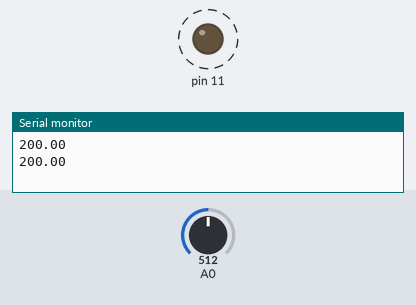
The sketch below on a simulated Arduino Uno, built with avr-gcc and run on an emulated ATmega328P. Shown: output pins drawn as LEDs (lit = HIGH), the last lines printed to the serial monitor. Dashed ring = blinking. The test bench sets the inputs (shaded band); at power-on: A0 = 512.

Above: at 1.8 s.
1.9 s: A0 set to 219
5.4 s: A0 set to 187
At 6.7 s:
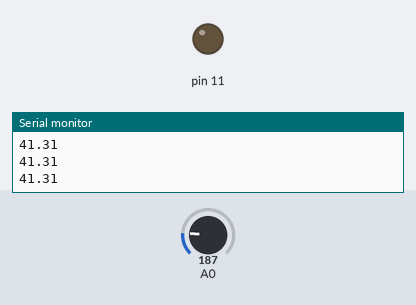
7.0 s: A0 set to 306
At 7.4 s:
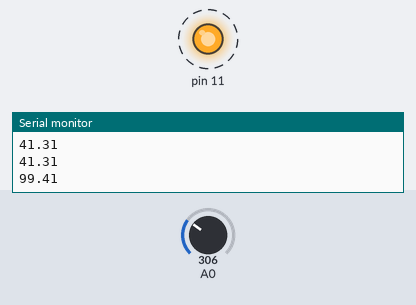
11.0 s: A0 set to 122
At 11.9 s:
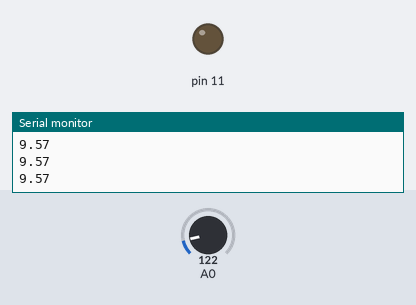
Timing chart, 0 to 13.5 s (numbered marks = the images above; inputs shaded):
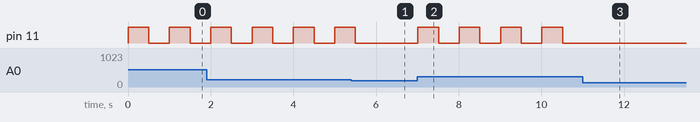

The sketch:

glorious_esboo1.ino
```cpp
void setup()
{
  Serial.begin(9600);
  pinMode(11,OUTPUT);
  pinMode(A0,INPUT);
}

void loop()
{
  //For taking input and printing output directly
  /*float a = analogRead(A0);
  Serial.println(a);*/

  //For taking input and printing output efficiently
  //According to TMP Sensor value in degree celsius
  float value = analogRead(A0)*0.004882814;
  value = (value-0.5)*100.0;
  Serial.println(value);

  //LED on-off based on value from TMP Sensor
  if(value>50)
  {
    digitalWrite(11,1);
    delay(500);
    digitalWrite(11,0);
    delay(500);
  }

  //LED Brightness According to Sensor Input
  /*int bright = map(value,-40,125,0,255);
  analogWrite(11,bright);
  Serial.println(bright);*/
}
```

Measured:
- the behaviour switches between 205 and 204 on A0 (found by bisection; images 0 and 1)
- after the input at 5.4 s, pin 11: goes on until 5.5 s, then stays LOW
- after the input at 7.0 s, pin 11: alternates HIGH for 0.50 s and LOW for 0.50 s, starting at once
- after the input at 11.0 s, pin 11: stops changing and stays LOW
- by itself, pin 11: alternates HIGH for 0.50 s and LOW for 0.50 s
